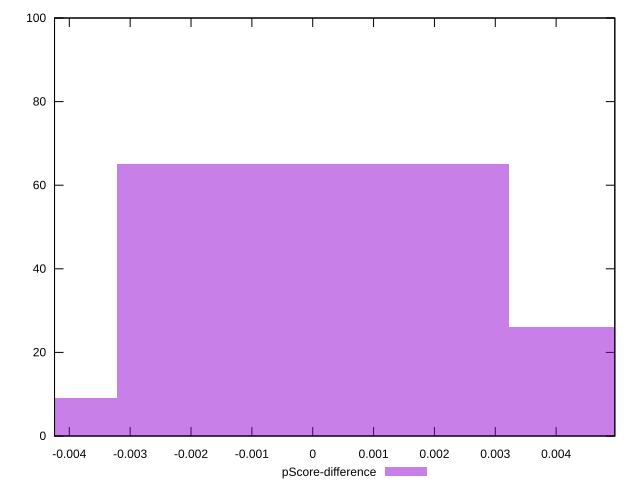

Recreate this plot in gnuplot.
reset

$pScoreDifference <<EOF
0 65
0.006440581640259332 26
-0.006440581640259332 9
EOF

set key outside below
set boxwidth 0.006440581640259332
set xrange [-0.004242826013934747:0.004964372903314168]
set yrange [0:100]
set trange [0:100]
set style fill transparent solid 0.5 noborder
set terminal svg size 640, 490 enhanced background rgb 'white'
set output "report_00009_2021-02-08T22-37-41.559Z/max-potential-fid/samples/pages+cached/pScore-difference/histogram.svg"

plot $pScoreDifference title "pScore-difference" with boxes

reset
